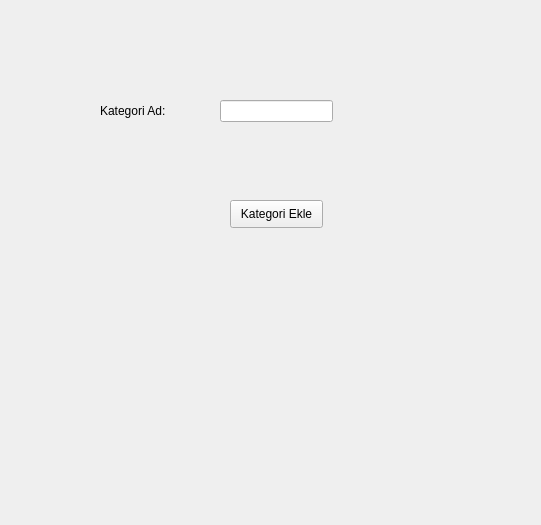
<?xml version="1.0" encoding="UTF-8"?>
<ui version="4.0">
 <class>Form</class>
 <widget class="QWidget" name="Form">
  <property name="geometry">
   <rect>
    <x>0</x>
    <y>0</y>
    <width>541</width>
    <height>525</height>
   </rect>
  </property>
  <property name="windowTitle">
   <string>Form</string>
  </property>
  <widget class="QLabel" name="label">
   <property name="geometry">
    <rect>
     <x>100</x>
     <y>100</y>
     <width>81</width>
     <height>21</height>
    </rect>
   </property>
   <property name="text">
    <string>Kategori Ad:</string>
   </property>
  </widget>
  <widget class="QLineEdit" name="lineEdit">
   <property name="geometry">
    <rect>
     <x>220</x>
     <y>100</y>
     <width>113</width>
     <height>22</height>
    </rect>
   </property>
  </widget>
  <widget class="QPushButton" name="pushButton">
   <property name="geometry">
    <rect>
     <x>230</x>
     <y>200</y>
     <width>93</width>
     <height>28</height>
    </rect>
   </property>
   <property name="text">
    <string>Kategori Ekle</string>
   </property>
  </widget>
 </widget>
 <resources/>
 <connections/>
</ui>
